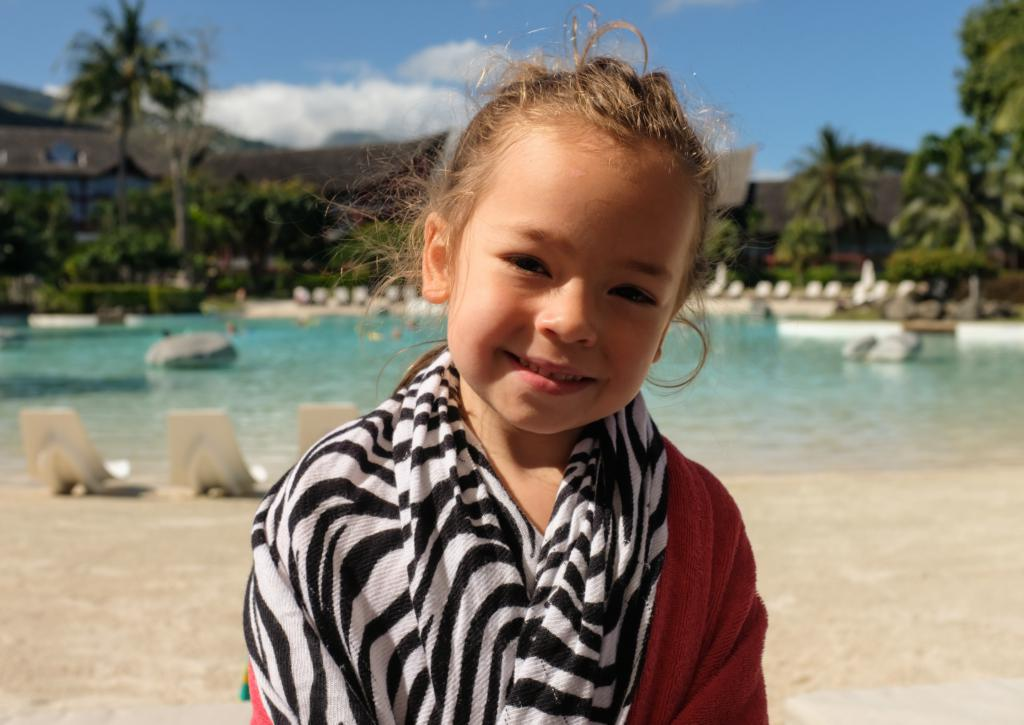
#> input picture DSCF0152_1024.jpg, 1024 x 725 px, given in place of DSCF3264_1024.jpg, which was not available
$ jupyter execute --allow-errors Rainbowization.ipynb   (shell and % lines are left out)   (older library calls are emulated)   (text cells are left out)
#> lines starting #> are read from the running program, lines starting #| are printed output that depends on the picture; pictures that were not available may be replaced by others from this repository, and a replacement may not be noted
[cell 1]
import matplotlib.image as mpimg
import matplotlib.pyplot as plt
from sklearn.cluster import KMeans
from skimage.color import rgb2hsv,hsv2rgb
from skimage.util import img_as_float
import numpy as np
import math
import random
import os
from skimage.transform import rescale

[cell 2]
testfile = '../DSCF3264_1024.jpg'
testimage = mpimg.imread(testfile)
#> testimage is the input picture: shape (725, 1024, 3); mean R, G, B 131, 125.2, 114.6

[cell 3]
def clusterimage(image,numbercenters):
#> called with numbercenters = 7
    image = img_as_float(image)
    pic_n = image.reshape(image.shape[0]*image.shape[1], image.shape[2])
    kmeans = KMeans(n_clusters=numbercenters, random_state=0,max_iter=3,n_init=1).fit(pic_n)
    pic2show = kmeans.cluster_centers_[kmeans.labels_]
    cluster_pic = pic2show.reshape(image.shape[0], image.shape[1], image.shape[2])
    return kmeans

testkmeans = clusterimage(testimage,7)

[cell 4]
def quantizedhue(image,kmeans):
    numbercenters = kmeans.cluster_centers_.shape[0]
    clustermap = kmeans.labels_.reshape(image.shape[0], image.shape[1])

    # Basically what we want to do is a hue-based conversion per label
    # So one idea would be to transform the image into H,S,V space and operate purely on
    # hue channel
    hsvimg = rgb2hsv(image)
#> hsvimg: shape (725, 1024, 3) float64; mean of channels 0, 1, 2 0.262, 0.316, 0.565

    huetransformmask = np.zeros([image.shape[0], image.shape[1]],dtype = 'float')
    for r in range(0,numbercenters):
        out = np.where(clustermap==r)
        for x,y in zip(out[0],out[1]):
            huetransformmask[x,y] = r/numbercenters
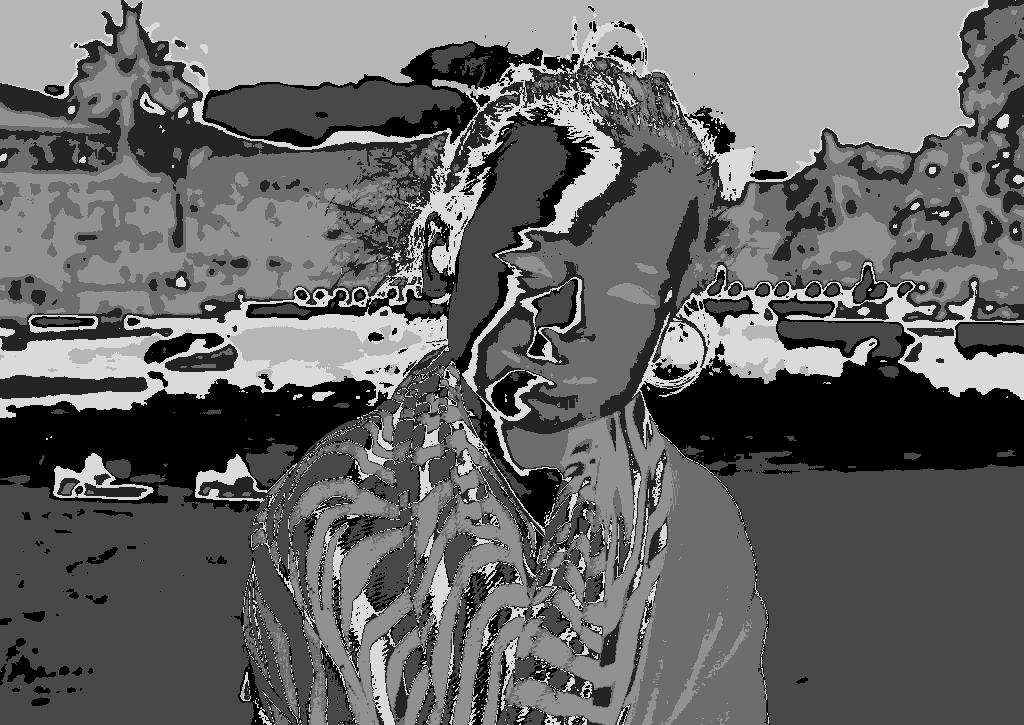
#> huetransformmask: shape (725, 1024) float64; min 0, max 0.857, mean 0.4

    # Straightforward way of adding - note it carries the quantization noise of the encoding
    # Could try 'fuzzier' clustering as a portion of membership of each cluster by distance
    # to centroid!
    alphaparam = 0.1
    hsvimg[:,:,0] = alphaparam*hsvimg[:,:,0] + (1-alphaparam)*huetransformmask
#> hsvimg: shape (725, 1024, 3) float64; mean of channels 0, 1, 2 0.386, 0.316, 0.565
    outimg = hsv2rgb(hsvimg)
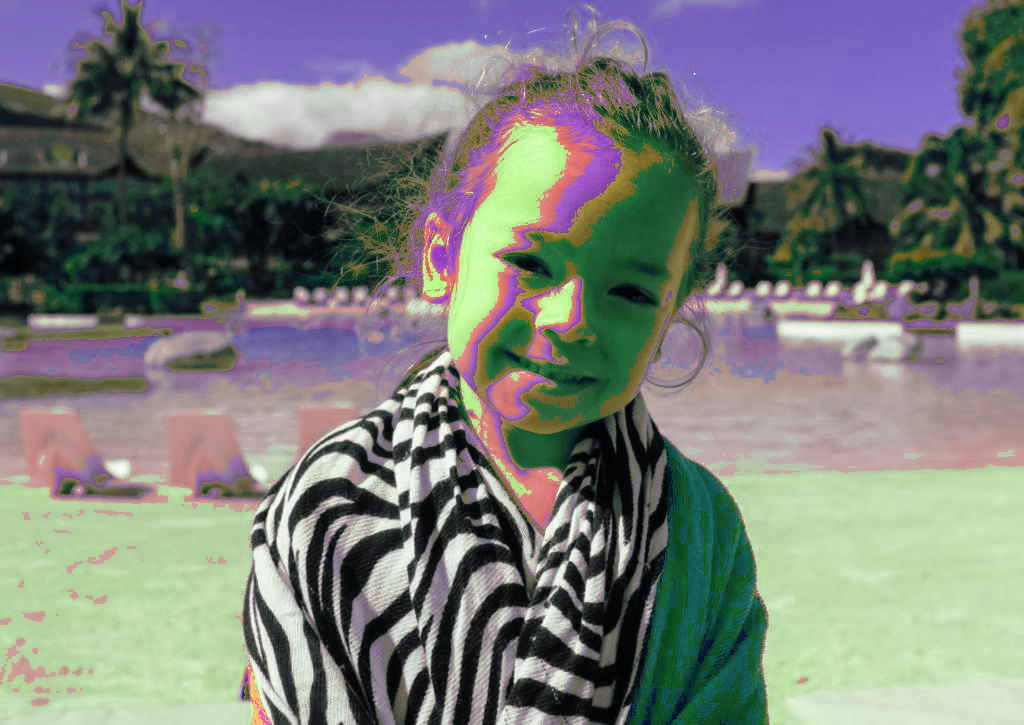
#> outimg: shape (725, 1024, 3) float64; mean R, G, B 0.475, 0.49, 0.476

    fig, (ax1, ax2) = plt.subplots(1, 2)
    fig.set_size_inches(12,12)
    ax1.set_title('Original Image')
    ax1.imshow(image)
    ax2.set_title('Quantized Rainbow Hue Shift of Image')
    ax2.imshow(outimg)

    return outimg

qhueimg = quantizedhue(testimage,testkmeans)
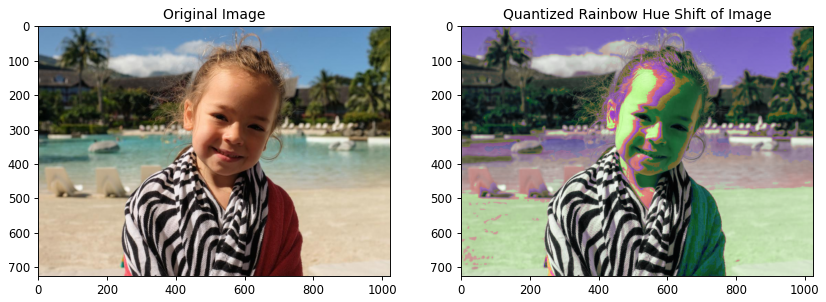
#> figure drawn by matplotlib, 2 panels

[cell 5]
def widenhue(image,kmeans):
    # In each centroid, move the hue slightly away from the mean
    numbercenters = kmeans.cluster_centers_.shape[0]
    clustermap = kmeans.labels_.reshape(image.shape[0], image.shape[1])
    hsvimg = rgb2hsv(image)
    widenfactor = 1/6

    huetransformmask = np.zeros([image.shape[0], image.shape[1]],dtype = 'float')
    for r in range(0,numbercenters):
        out = np.where(clustermap==r)
        avghue = np.average(hsvimg[out[0],out[1],0])
        stddev = np.std(hsvimg[out[0],out[1],0])
        huetransformmask[out[0],out[1]] = (widenfactor/stddev) * (hsvimg[out[0],out[1],0] - avghue) + avghue
#> this loop made 7 passes
#> (avghue, stddev) on passes 1 to 7: (0.235, 0.208), (0.206, 0.238), (0.142, 0.183), (0.24, 0.322), (0.317, 0.304), (0.57, 0.0324), (0.249, 0.224)
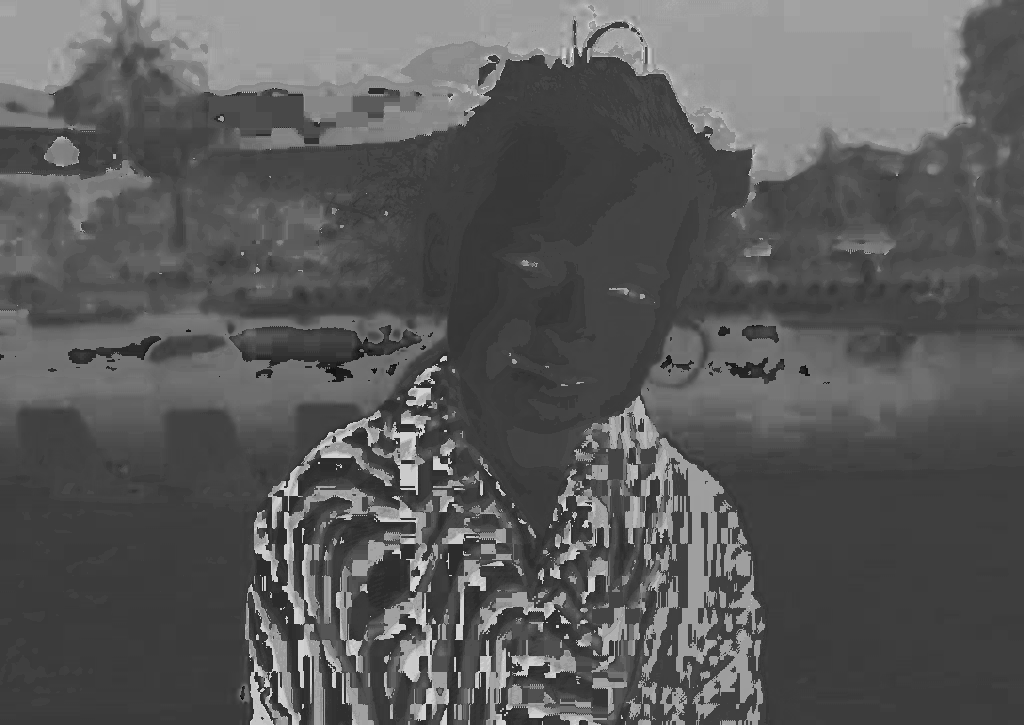
#> huetransformmask: shape (725, 1024) float64; min -0.228, max 1.15, mean 0.262; drawn with min black and max white
    huetransformmask = (huetransformmask + 1) % 1
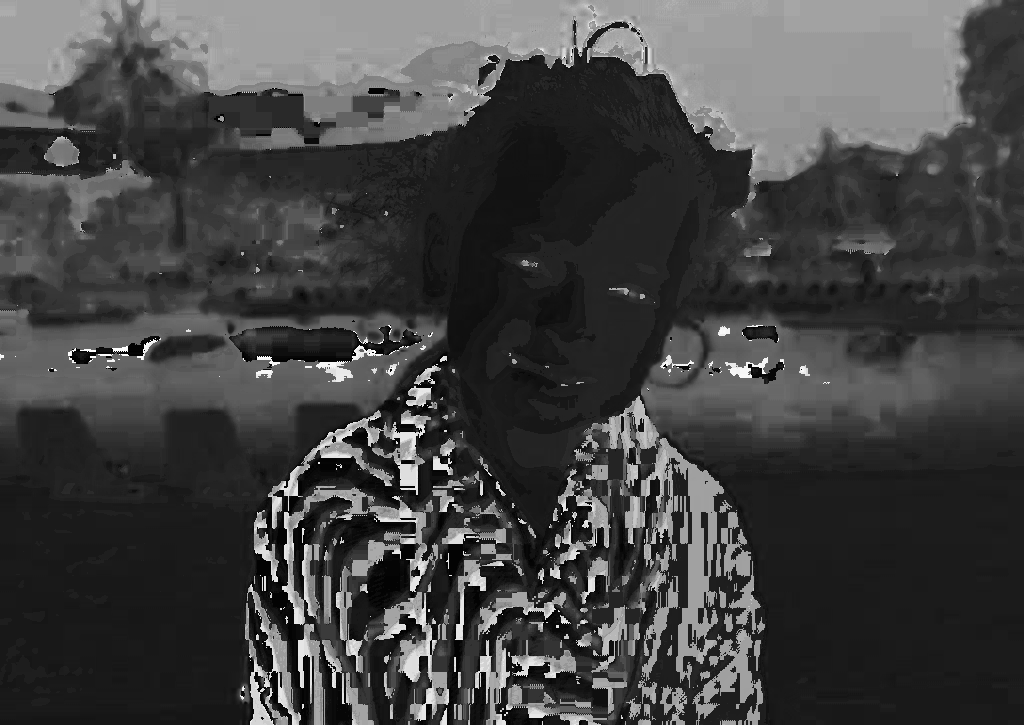
#> huetransformmask: shape (725, 1024) float64; min 0.00246, max 0.999, mean 0.265
    outimg = hsvimg
    outimg[:,:,0] = huetransformmask
#> outimg: shape (725, 1024, 3) float64; mean of channels 0, 1, 2 0.265, 0.316, 0.565
    outimg = hsv2rgb(outimg)
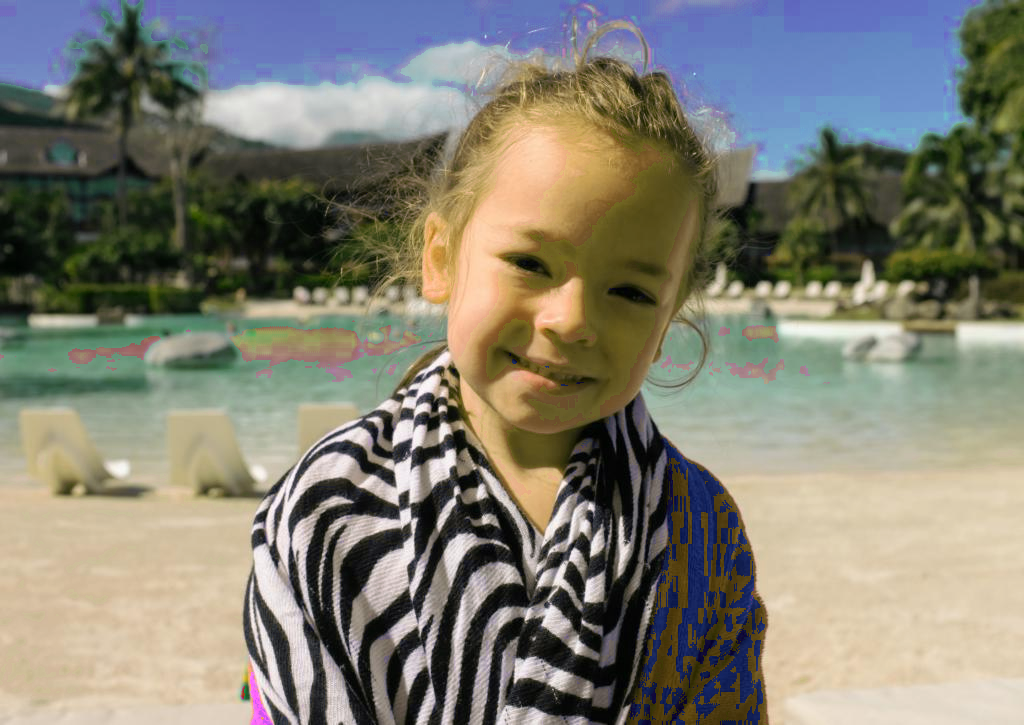
#> outimg: shape (725, 1024, 3) float64; mean R, G, B 0.509, 0.503, 0.451
    fig, (ax1, ax2) = plt.subplots(1, 2)
    fig.set_size_inches(12,12)
    ax1.set_title('Original Image')
    ax1.imshow(image)
    ax2.set_title('Widen Hue of Image')
    ax2.imshow(outimg)

    return outimg

widenhueimg = widenhue(testimage,testkmeans)

[cell 6]
def rainbowize(image):
    numbercenters = 7
    kmeans = clusterimage(image,numbercenters)
    outimages = []
    outimages.append(quantizedhue(image,kmeans))
    outimages.append(widenhue(image,kmeans))
#> the loop in widenhue (call 2), `for r in range(0,numbercenters):` made 7 passes
    return outimages

outhueimglist = rainbowize(testimage)
#> outhueimglist = 2 items

[cell 7]
# load input files and set parameters
# change later to run this across selected files or randomly across photos in image directories
numberoffiles = 5
path = '/Users/jimkleban/Desktop/Stuff'
outpath = '/Users/jimkleban/Desktop/Autogenerated/'
files = []
# r=root, d=directories, f = files
for r, d, f in os.walk(path):
    for file in f:
        if '.jpg' in file:
            files.append(os.path.join(r, file))

random.shuffle(files)

#> (the rest of this cell did not finish here and is left out)

#> the loop `for outputimg in outputimglist:` made 2 passes
#> ctr on passes 1 to 2: 2, 3
#> after the loop `for outputimg in outputimglist:`: ctr = 3

    filebase = files[r].split('/')[-1]
    basename = filebase.split('.')[0]
    ext = filebase.split('.')[1]

    plt.imsave(outpath+basename+'_1024.'+ext,img)
    ctr = 1
    for outputimg in outputimglist:
        plt.imsave(outpath+basename+'_1024_rainbow'+str(ctr)+'.'+ext, outputimg)
        ctr = ctr + 1
